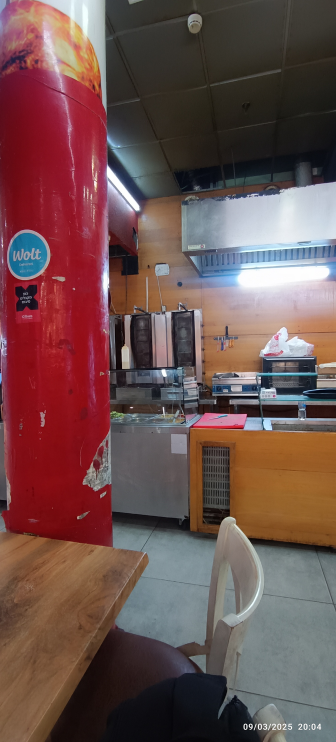
#> input picture qwen_2.5_vl_32b/output_image.png, 672 x 1484 px (shown at 1/2 size)
$ python draw_boxes_qwen3.py   (older library calls are emulated)
#> lines starting #> are read from the running program, lines starting #| are printed output that depends on the picture
#!/usr/bin/env python3
"""
Draw bounding boxes and labels from result.json onto output_image.png.
- Scales the image 4x BEFORE drawing (coordinates from JSON are out of 1000).
- Saves to bounding_boxes.png in the current working directory.
- Designed to run on Windows and Linux with only Pillow as a dependency.

If Pillow isn't installed:
    python -m pip install pillow
"""

from __future__ import annotations

import json
import math
import sys
import hashlib
from dataclasses import dataclass
from pathlib import Path
from typing import Final, Iterable, List, Sequence, Tuple, Union, Any, Optional

# Lazy import for Pillow with a clear error if missing.
try:
    from PIL import Image, ImageDraw, ImageFont, ImageColor
except Exception as e:  # pragma: no cover
    sys.stderr.write(
        "Error: This script requires the Pillow library.\n"
        "Install it with:  python -m pip install pillow\n"
        f"Details: {e}\n"
    )
    sys.exit(1)


# ---------- Types ----------
Int = int
Float = float
RGBA = Tuple[Int, Int, Int, Int]
XYXY = Tuple[Int, Int, Int, Int]

@dataclass(frozen=True)
class BBox:
    x1: Int
    y1: Int
    x2: Int
    y2: Int

    @staticmethod
    def from_seq(seq: Sequence[Union[int, float]]) -> "BBox":
        if len(seq) != 4:
            raise ValueError(f"bbox_2d must have 4 elements, got {len(seq)}")
        x1, y1, x2, y2 = (int(seq[0]), int(seq[1]), int(seq[2]), int(seq[3]))
        if x2 < x1 or y2 < y1:
            raise ValueError(f"Invalid bbox with negative size: {(x1, y1, x2, y2)}")
        return BBox(x1, y1, x2, y2)

    def scale(self, factor: Int) -> "BBox":
        return BBox(
            x1=self.x1 * factor,
            y1=self.y1 * factor,
            x2=self.x2 * factor,
            y2=self.y2 * factor,
        )

    def clamp(self, width: Int, height: Int) -> "BBox":
        x1 = max(0, min(self.x1, width - 1))
        y1 = max(0, min(self.y1, height - 1))
        x2 = max(0, min(self.x2, width - 1))
        y2 = max(0, min(self.y2, height - 1))
        if x2 < x1: x1, x2 = x2, x1
        if y2 < y1: y1, y2 = y2, y1
        return BBox(x1, y1, x2, y2)

    def to_xyxy(self) -> XYXY:
        return (self.x1, self.y1, self.x2, self.y2)

    def to_pixels(self, width: Int, height: Int, base: Int = 1000) -> "BBox":
        return BBox(
            x1=int(round(self.x1 * width / base)),
            y1=int(round(self.y1 * height / base)),
            x2=int(round(self.x2 * width / base)),
            y2=int(round(self.y2 * height / base)),
        )


@dataclass(frozen=True)
class Detection:
    label: str
    bbox: BBox


# ---------- Constants ----------
INPUT_IMAGE: Final[Path] = Path("output_image.png")
INPUT_JSON: Final[Path] = Path("result.json")
OUTPUT_IMAGE: Final[Path] = Path("bounding_boxes.png")
SCALE: Final[Int] = 4


# ---------- Helpers ----------
def load_json(path: Path) -> Any:
    with path.open("r", encoding="utf-8") as f:
#> (reads qwen_2.5_vl_32b/result.json from the repository)
        return json.load(f)


def parse_detections(raw: Any) -> List[Detection]:
    if not isinstance(raw, list):
        raise ValueError("JSON root must be a list.")
    out: List[Detection] = []
    for idx, item in enumerate(raw):
        if not isinstance(item, dict):
            raise ValueError(f"Item {idx} is not an object.")
        label = item.get("label")
        bbox_seq = item.get("bbox_2d")
        if not isinstance(label, str):
            raise ValueError(f"Item {idx} has invalid 'label'.")
        if not isinstance(bbox_seq, Sequence):
            raise ValueError(f"Item {idx} has invalid 'bbox_2d'.")
        bbox = BBox.from_seq(bbox_seq)
        out.append(Detection(label=label, bbox=bbox))
    return out


def try_load_font(point_size: Int) -> ImageFont.FreeTypeFont | ImageFont.ImageFont:
    """
    Try multiple sensible fonts. Fall back to PIL's default if none found.
    """
    # 1) Try DejaVuSans (often bundled with Pillow)
    try:
        return ImageFont.truetype("DejaVuSans.ttf", point_size)
    except Exception:
        pass

    # 2) Try common Windows font
    try:
        return ImageFont.truetype("arial.ttf", point_size)
    except Exception:
        pass

    # 3) Try Noto Sans (common on Linux)
    try:
        return ImageFont.truetype("NotoSans-Regular.ttf", point_size)
    except Exception:
        pass

    # 4) Last resort
    return ImageFont.load_default()


def luminance(rgb: Tuple[Int, Int, Int]) -> Float:
    r, g, b = rgb
    return 0.2126 * r + 0.7152 * g + 0.0722 * b


def text_fill_for_bg(bg_rgb: Tuple[Int, Int, Int]) -> RGBA:
    # Choose white or black text for readability against bg color.
    return (0, 0, 0, 255) if luminance(bg_rgb) > 160.0 else (255, 255, 255, 255)


def color_for_label(label: str) -> Tuple[Int, Int, Int]:
    """
    Deterministic, bright-ish color based on label string.
    """
    h = hashlib.sha256(label.encode("utf-8")).hexdigest()
    # Map to RGB with a minimum channel value to avoid too-dark colors.
    r = 100 + (int(h[0:2], 16) % 156)
    g = 100 + (int(h[2:4], 16) % 156)
    b = 100 + (int(h[4:6], 16) % 156)
    return (r, g, b)


def draw_labelled_box(
    draw: ImageDraw.ImageDraw,
    box: BBox,
    label: str,
    font: ImageFont.ImageFont,
    stroke: Int,
) -> None:
    color_rgb = color_for_label(label)
    # Rectangle
    draw.rectangle(box.to_xyxy(), outline=color_rgb, width=stroke)

    # Text background and text
    padding: Int = max(2, stroke)
    # Compute text size
    # Using textbbox for accurate sizing (Pillow >= 8.0), fallback to textsize.
    try:
        tb = draw.textbbox((0, 0), label, font=font)
        text_w, text_h = (tb[2] - tb[0], tb[3] - tb[1])
    except Exception:
        text_w, text_h = draw.textsize(label, font=font)

    # Try to place above the box; if not enough space, place below.
    bg_x1: Int = box.x1
    bg_y1: Int = box.y1 - text_h - 2 * padding
    if bg_y1 < 0:
        bg_y1 = box.y1 + 1  # below the top edge
    bg_x2: Int = bg_x1 + text_w + 2 * padding
    bg_y2: Int = bg_y1 + text_h + 2 * padding

    # Ensure background stays within image bounds
    img_w, img_h = draw.im.size  # type: ignore[attr-defined]
    if bg_x2 > img_w:
        shift: Int = bg_x2 - img_w
        bg_x1 -= shift
        bg_x2 -= shift
    if bg_y2 > img_h:
        shift = bg_y2 - img_h
        bg_y1 -= shift
        bg_y2 -= shift

    # Draw background
    text_bg: RGBA = (*color_rgb, 180)
    draw.rectangle([(bg_x1, bg_y1), (bg_x2, bg_y2)], fill=text_bg, outline=None)

    # Draw text
    text_color: RGBA = text_fill_for_bg(color_rgb)
    draw.text((bg_x1 + padding, bg_y1 + padding), label, fill=text_color, font=font)


def main() -> int:
    # Validate inputs
    if not INPUT_IMAGE.exists():
        sys.stderr.write(f"Error: {INPUT_IMAGE} not found in {Path.cwd()}\n")
        return 2
    if not INPUT_JSON.exists():
        sys.stderr.write(f"Error: {INPUT_JSON} not found in {Path.cwd()}\n")
        return 3

    # Load data
    try:
        detections_raw: Any = load_json(INPUT_JSON)
        detections: List[Detection] = parse_detections(detections_raw)
    except Exception as e:
        sys.stderr.write(f"Failed to read/parse {INPUT_JSON}: {e}\n")
        return 4

    try:
        with Image.open(INPUT_IMAGE) as im_orig:
#> im_orig is the input picture: PIL image 672x1484 RGBA; mean R, G, B, A 109.7, 80.6, 78.6, 255
            im_orig = im_orig.convert("RGBA")
            w0, h0 = im_orig.size
#> w0 = 672; h0 = 1484
            # Scale up BEFORE drawing so text renders nicely.
            w1, h1 = (w0 * SCALE, h0 * SCALE)
#> w1 = 2688; h1 = 5936
            im_scaled = im_orig.resize((w1, h1), resample=Image.Resampling.LANCZOS)
    except Exception as e:
        sys.stderr.write(f"Failed to open/scale {INPUT_IMAGE}: {e}\n")
        return 5

    # Prepare drawing context
    draw = ImageDraw.Draw(im_scaled, mode="RGBA")
    stroke: Int = max(2, SCALE)  # line thickness
    # Font size relative to scale and image size
    # Aim for readable labels without overwhelming the image.
    nominal: Int = max(12, int(0.018 * max(w1, h1)))
#> nominal = 106
    font: ImageFont.ImageFont = try_load_font(nominal)

    # Draw each detection
    for det in detections:
        box_scaled: BBox = det.bbox.to_pixels(w1, h1, base=1000).clamp(w1, h1)
        draw_labelled_box(draw, box_scaled, det.label, font, stroke)

    # Save output
    try:
        im_scaled.save(OUTPUT_IMAGE)
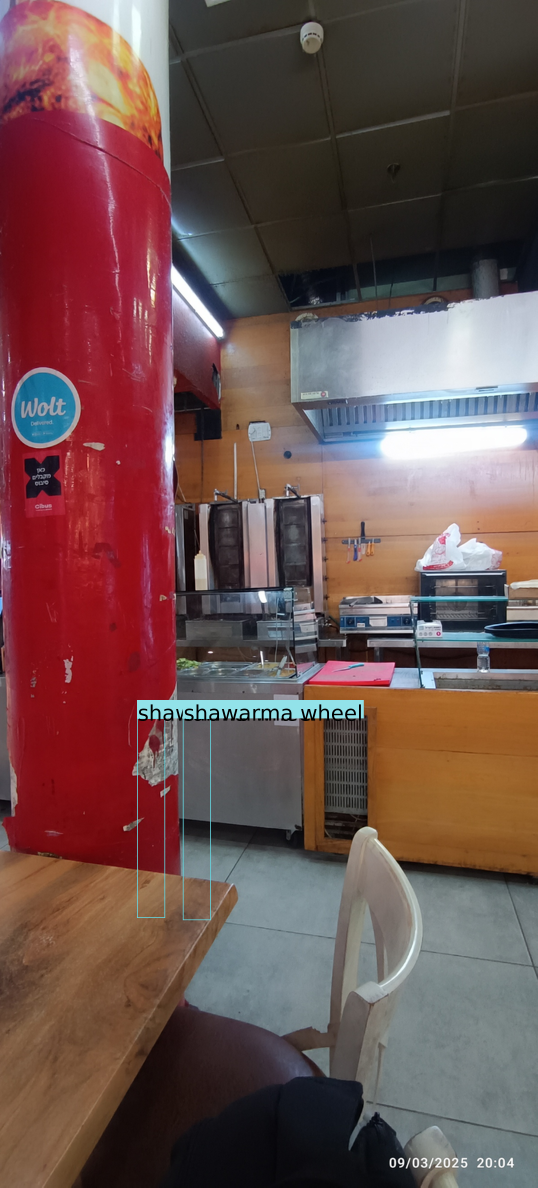
#> saved as bounding_boxes.png: PIL image 2688x5936 RGBA (shown at 1/5 size); mean R, G, B, A 109.5, 81.3, 79.4, 254.6; transparent parts drawn white
        print(f"Saved: {OUTPUT_IMAGE.resolve()}")
    except Exception as e:
        sys.stderr.write(f"Failed to save {OUTPUT_IMAGE}: {e}\n")
        return 6

    return 0


if __name__ == "__main__":
    sys.exit(main())
#> (the program exits here)
